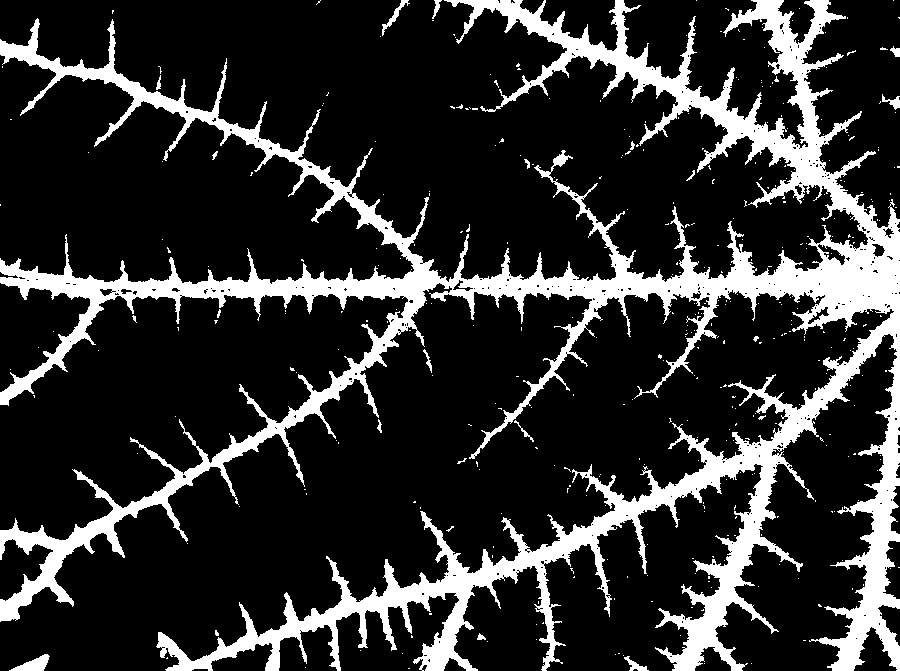
#> input picture data/leaf.jpg, 900 x 671 px
$ python fracdim_old.py
#> lines starting #> are read from the running program, lines starting #| are printed output that depends on the picture; after the words box and inside, x2 and y2 are one past the last pixel; in counts of white or black regions, pixels touching at a corner belong together
import contextlib
import math
import random
import time
from collections import defaultdict
from multiprocessing import Pool

import cv2
import matplotlib as mpl
import matplotlib.patches as patches
import matplotlib.pyplot as plt
import numpy as np
import scipy.stats as stats
from matplotlib.path import Path
from matplotlib.transforms import Affine2D

CODES = [Path.MOVETO,
    Path.LINETO,
    Path.LINETO,
    Path.LINETO,
    Path.CLOSEPOLY
]

MAX_ANGLE = math.pi / 2
ROTATABLE_FACTOR = math.sqrt(2)
STARTING_DIM = 8
ANGLE_TRIALS = 2
PLACEMENT_TRIALS = 10
NUM_PROCESSES = 4


# [19 lines left out: function process_pool, not called in this run]


def make_rotation_matrix(angle):
    return np.array([[math.cos(angle), -math.sin(angle)],
        [math.sin(angle), math.cos(angle)]])


# [5 lines left out: function rotate, not called in this run]


def get_boxes_filled(point_set, anchor_x, anchor_y, box_size):
    box_points = (point_set - (anchor_x, anchor_y)) / box_size
    return set((int(x + 0.5), int(y + 0.5)) for x, y in box_points[:, 0])


# [29 lines left out: function estimate_min_boxes_filled, not called in this run]


class FractalDimensionEstimator(object):
    def __init__(self, image):
        self.image = image
        self.point_set = cv2.findNonZero(self.image)
        offsets = (self.point_set.max(0) - self.point_set.min(0)) / 2
        self.point_set -= offsets
        self.initial_box_size = int(math.ceil(ROTATABLE_FACTOR * (
            self.point_set.max(0) - self.point_set.min(0)).max()))
        s = (self.point_set.max(0) - self.point_set.min(0)).max() / 2
        mpl.rcParams['toolbar'] = 'None'
        self.figure, self.ax = plt.subplots()
        self.ax.plot([-s, -s, s, s, -s], [-s, s, s, -s, -s])
        self.lines_pts, = self.ax.plot([], [], '.', color='gray', alpha=0.5)
        self.lines_pts2, = self.ax.plot([], [], '.', color='red')
        plt.axis('equal')
        self.patches = []

    # [66 lines left out: functions show_result, est_frac_dim, not called in this run]


if __name__ == '__main__':
    plt.ion()
    start_secs = time.time()
    img = cv2.imread('data/leaf.jpg', cv2.IMREAD_GRAYSCALE)
#> img is the input picture: shape (671, 900); min 0, max 255, mean 46.7
    _, b_img = cv2.threshold(img, 254, 255, cv2.THRESH_BINARY)
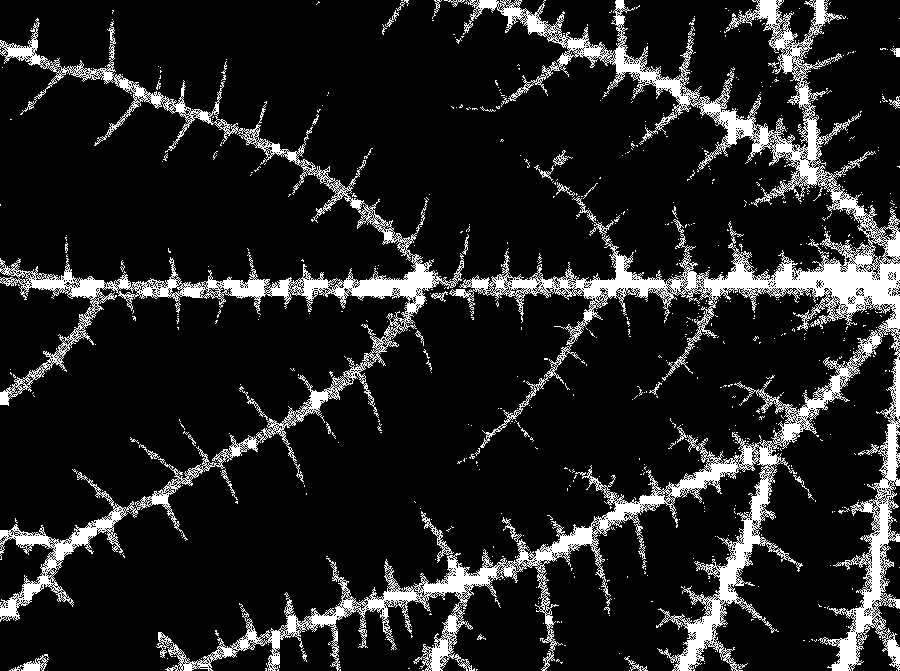
#> b_img: shape (671, 900); 12.8% white; 732 white regions (691 under 20 px), largest, box (x1, y1, x2, y2) and area: (156, 0, 900, 671) 52989, (0, 18, 464, 622) 20155, (9, 654, 49, 671) 248
    estimator = FractalDimensionEstimator(b_img)
#> in __init__, `self.point_set = cv2.findNonZero(self.image)`: self.point_set = contour of 77224 points, box (x1, y1, x2, y2) (0, 0, 900, 671), area 106584
#> in __init__, `offsets = (self.point_set.max(0) - self.point_set.min(0)) / 2`: offsets = [[449.5, 335]]
#> (the run stopped early here; a loop or call above may not have finished)
